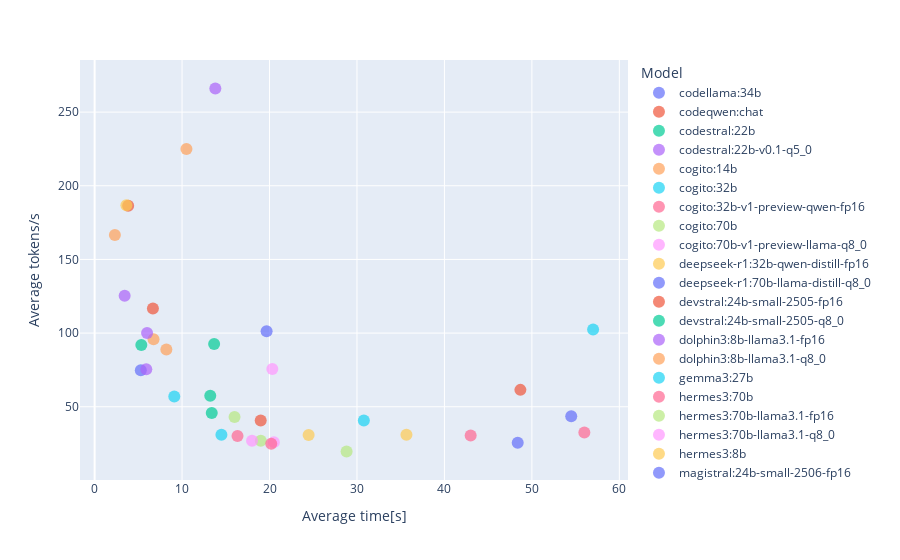

Write notebook code for a chart like this one.
### Markdown cell above
> *Note*: Java will almost always contain 'syntax-errors', due to its strict syntax rules. It will not compile if for instance a class is defined, but the file is not named after the class. This is not inheritently a problem with the model, but rather a limitation of syntax-checking the language itself.

### Code cell
# Plot of Average Time[s] and Average Tokens/s

fig = px.scatter(
    averaged_df,
    x='Average time[s]',
    y='Average tokens/s',
    hover_name='Model',
    color='Model',
)
fig.update_traces(marker=dict(size=12, opacity=0.7))
fig.show()
fig.write_html('results/avg_time_tokens.html')

### Figure 1 — Plotly figure (JSON) as saved in the notebook; plotly's stock layout.template omitted (floating-point values rounded to 4 significant figures)
{"data": [{"hovertemplate": "<b>%{hovertext}</b><br><br>Model=codellama:34b<br>Average time[s]=%{x}<br>Average tokens/s=%{y}<extra></extra>", "hovertext": ["codellama:34b"], "legendgroup": "codellama:34b", "marker": {"color": "#636efa", "opacity": 0.7, "size": 12, "symbol": "circle"}, "mode": "markers", "name": "codellama:34b", "orientation": "v", "showlegend": true, "type": "scatter", "x": [5.282], "xaxis": "x", "y": [74.76], "yaxis": "y"}, {"hovertemplate": "<b>%{hovertext}</b><br><br>Model=codeqwen:chat<br>Average time[s]=%{x}<br>Average tokens/s=%{y}<extra></extra>", "hovertext": ["codeqwen:chat"], "legendgroup": "codeqwen:chat", "marker": {"color": "#EF553B", "opacity": 0.7, "size": 12, "symbol": "circle"}, "mode": "markers", "name": "codeqwen:chat", "orientation": "v", "showlegend": true, "type": "scatter", "x": [3.837], "xaxis": "x", "y": [186.4], "yaxis": "y"}, {"hovertemplate": "<b>%{hovertext}</b><br><br>Model=codestral:22b<br>Average time[s]=%{x}<br>Average tokens/s=%{y}<extra></extra>", "hovertext": ["codestral:22b"], "legendgroup": "codestral:22b", "marker": {"color": "#00cc96", "opacity": 0.7, "size": 12, "symbol": "circle"}, "mode": "markers", "name": "codestral:22b", "orientation": "v", "showlegend": true, "type": "scatter", "x": [5.342], "xaxis": "x", "y": [91.9], "yaxis": "y"}, {"hovertemplate": "<b>%{hovertext}</b><br><br>Model=codestral:22b-v0.1-q5_0<br>Average time[s]=%{x}<br>Average tokens/s=%{y}<extra></extra>", "hovertext": ["codestral:22b-v0.1-q5_0"], "legendgroup": "codestral:22b-v0.1-q5_0", "marker": {"color": "#ab63fa", "opacity": 0.7, "size": 12, "symbol": "circle"}, "mode": "markers", "name": "codestral:22b-v0.1-q5_0", "orientation": "v", "showlegend": true, "type": "scatter", "x": [5.907], "xaxis": "x", "y": [75.44], "yaxis": "y"}, {"hovertemplate": "<b>%{hovertext}</b><br><br>Model=cogito:14b<br>Average time[s]=%{x}<br>Average tokens/s=%{y}<extra></extra>", "hovertext": ["cogito:14b"], "legendgroup": "cogito:14b", "marker": {"color": "#FFA15A", "opacity": 0.7, "size": 12, "symbol": "circle"}, "mode": "markers", "name": "cogito:14b", "orientation": "v", "showlegend": true, "type": "scatter", "x": [6.738], "xaxis": "x", "y": [95.76], "yaxis": "y"}, {"hovertemplate": "<b>%{hovertext}</b><br><br>Model=cogito:32b<br>Average time[s]=%{x}<br>Average tokens/s=%{y}<extra></extra>", "hovertext": ["cogito:32b"], "legendgroup": "cogito:32b", "marker": {"color": "#19d3f3", "opacity": 0.7, "size": 12, "symbol": "circle"}, "mode": "markers", "name": "cogito:32b", "orientation": "v", "showlegend": true, "type": "scatter", "x": [14.5], "xaxis": "x", "y": [31.0], "yaxis": "y"}, {"hovertemplate": "<b>%{hovertext}</b><br><br>Model=cogito:32b-v1-preview-qwen-fp16<br>Average time[s]=%{x}<br>Average tokens/s=%{y}<extra></extra>", "hovertext": ["cogito:32b-v1-preview-qwen-fp16"], "legendgroup": "cogito:32b-v1-preview-qwen-fp16", "marker": {"color": "#FF6692", "opacity": 0.7, "size": 12, "symbol": "circle"}, "mode": "markers", "name": "cogito:32b-v1-preview-qwen-fp16", "orientation": "v", "showlegend": true, "type": "scatter", "x": [16.34], "xaxis": "x", "y": [30.15], "yaxis": "y"}, {"hovertemplate": "<b>%{hovertext}</b><br><br>Model=cogito:70b<br>Average time[s]=%{x}<br>Average tokens/s=%{y}<extra></extra>", "hovertext": ["cogito:70b"], "legendgroup": "cogito:70b", "marker": {"color": "#B6E880", "opacity": 0.7, "size": 12, "symbol": "circle"}, "mode": "markers", "name": "cogito:70b", "orientation": "v", "showlegend": true, "type": "scatter", "x": [19.0], "xaxis": "x", "y": [27.0], "yaxis": "y"}, {"hovertemplate": "<b>%{hovertext}</b><br><br>Model=cogito:70b-v1-preview-llama-q8_0<br>Average time[s]=%{x}<br>Average tokens/s=%{y}<extra></extra>", "hovertext": ["cogito:70b-v1-preview-llama-q8_0"], "legendgroup": "cogito:70b-v1-preview-llama-q8_0", "marker": {"color": "#FF97FF", "opacity": 0.7, "size": 12, "symbol": "circle"}, "mode": "markers", "name": "cogito:70b-v1-preview-llama-q8_0", "orientation": "v", "showlegend": true, "type": "scatter", "x": [20.5], "xaxis": "x", "y": [26.0], "yaxis": "y"}, {"hovertemplate": "<b>%{hovertext}</b><br><br>Model=deepseek-r1:32b-qwen-distill-fp16<br>Average time[s]=%{x}<br>Average tokens/s=%{y}<extra></extra>", "hovertext": ["deepseek-r1:32b-qwen-distill-fp16"], "legendgroup": "deepseek-r1:32b-qwen-distill-fp16", "marker": {"color": "#FECB52", "opacity": 0.7, "size": 12, "symbol": "circle"}, "mode": "markers", "name": "deepseek-r1:32b-qwen-distill-fp16", "orientation": "v", "showlegend": true, "type": "scatter", "x": [35.66], "xaxis": "x", "y": [31.03], "yaxis": "y"}, {"hovertemplate": "<b>%{hovertext}</b><br><br>Model=deepseek-r1:70b-llama-distill-q8_0<br>Average time[s]=%{x}<br>Average tokens/s=%{y}<extra></extra>", "hovertext": ["deepseek-r1:70b-llama-distill-q8_0"], "legendgroup": "deepseek-r1:70b-llama-distill-q8_0", "marker": {"color": "#636efa", "opacity": 0.7, "size": 12, "symbol": "circle"}, "mode": "markers", "name": "deepseek-r1:70b-llama-distill-q8_0", "orientation": "v", "showlegend": true, "type": "scatter", "x": [48.38], "xaxis": "x", "y": [25.58], "yaxis": "y"}, {"hovertemplate": "<b>%{hovertext}</b><br><br>Model=devstral:24b-small-2505-fp16<br>Average time[s]=%{x}<br>Average tokens/s=%{y}<extra></extra>", "hovertext": ["devstral:24b-small-2505-fp16"], "legendgroup": "devstral:24b-small-2505-fp16", "marker": {"color": "#EF553B", "opacity": 0.7, "size": 12, "symbol": "circle"}, "mode": "markers", "name": "devstral:24b-small-2505-fp16", "orientation": "v", "showlegend": true, "type": "scatter", "x": [18.99], "xaxis": "x", "y": [40.6], "yaxis": "y"}, {"hovertemplate": "<b>%{hovertext}</b><br><br>Model=devstral:24b-small-2505-q8_0<br>Average time[s]=%{x}<br>Average tokens/s=%{y}<extra></extra>", "hovertext": ["devstral:24b-small-2505-q8_0"], "legendgroup": "devstral:24b-small-2505-q8_0", "marker": {"color": "#00cc96", "opacity": 0.7, "size": 12, "symbol": "circle"}, "mode": "markers", "name": "devstral:24b-small-2505-q8_0", "orientation": "v", "showlegend": true, "type": "scatter", "x": [13.22], "xaxis": "x", "y": [57.5], "yaxis": "y"}, {"hovertemplate": "<b>%{hovertext}</b><br><br>Model=dolphin3:8b-llama3.1-fp16<br>Average time[s]=%{x}<br>Average tokens/s=%{y}<extra></extra>", "hovertext": ["dolphin3:8b-llama3.1-fp16"], "legendgroup": "dolphin3:8b-llama3.1-fp16", "marker": {"color": "#ab63fa", "opacity": 0.7, "size": 12, "symbol": "circle"}, "mode": "markers", "name": "dolphin3:8b-llama3.1-fp16", "orientation": "v", "showlegend": true, "type": "scatter", "x": [3.436], "xaxis": "x", "y": [125.3], "yaxis": "y"}, {"hovertemplate": "<b>%{hovertext}</b><br><br>Model=dolphin3:8b-llama3.1-q8_0<br>Average time[s]=%{x}<br>Average tokens/s=%{y}<extra></extra>", "hovertext": ["dolphin3:8b-llama3.1-q8_0"], "legendgroup": "dolphin3:8b-llama3.1-q8_0", "marker": {"color": "#FFA15A", "opacity": 0.7, "size": 12, "symbol": "circle"}, "mode": "markers", "name": "dolphin3:8b-llama3.1-q8_0", "orientation": "v", "showlegend": true, "type": "scatter", "x": [2.32], "xaxis": "x", "y": [166.7], "yaxis": "y"}, {"hovertemplate": "<b>%{hovertext}</b><br><br>Model=gemma3:27b<br>Average time[s]=%{x}<br>Average tokens/s=%{y}<extra></extra>", "hovertext": ["gemma3:27b"], "legendgroup": "gemma3:27b", "marker": {"color": "#19d3f3", "opacity": 0.7, "size": 12, "symbol": "circle"}, "mode": "markers", "name": "gemma3:27b", "orientation": "v", "showlegend": true, "type": "scatter", "x": [30.78], "xaxis": "x", "y": [40.75], "yaxis": "y"}, {"hovertemplate": "<b>%{hovertext}</b><br><br>Model=hermes3:70b<br>Average time[s]=%{x}<br>Average tokens/s=%{y}<extra></extra>", "hovertext": ["hermes3:70b"], "legendgroup": "hermes3:70b", "marker": {"color": "#FF6692", "opacity": 0.7, "size": 12, "symbol": "circle"}, "mode": "markers", "name": "hermes3:70b", "orientation": "v", "showlegend": true, "type": "scatter", "x": [20.2], "xaxis": "x", "y": [24.89], "yaxis": "y"}, {"hovertemplate": "<b>%{hovertext}</b><br><br>Model=hermes3:70b-llama3.1-fp16<br>Average time[s]=%{x}<br>Average tokens/s=%{y}<extra></extra>", "hovertext": ["hermes3:70b-llama3.1-fp16"], "legendgroup": "hermes3:70b-llama3.1-fp16", "marker": {"color": "#B6E880", "opacity": 0.7, "size": 12, "symbol": "circle"}, "mode": "markers", "name": "hermes3:70b-llama3.1-fp16", "orientation": "v", "showlegend": true, "type": "scatter", "x": [28.81], "xaxis": "x", "y": [19.64], "yaxis": "y"}, {"hovertemplate": "<b>%{hovertext}</b><br><br>Model=hermes3:70b-llama3.1-q8_0<br>Average time[s]=%{x}<br>Average tokens/s=%{y}<extra></extra>", "hovertext": ["hermes3:70b-llama3.1-q8_0"], "legendgroup": "hermes3:70b-llama3.1-q8_0", "marker": {"color": "#FF97FF", "opacity": 0.7, "size": 12, "symbol": "circle"}, "mode": "markers", "name": "hermes3:70b-llama3.1-q8_0", "orientation": "v", "showlegend": true, "type": "scatter", "x": [18.0], "xaxis": "x", "y": [27.0], "yaxis": "y"}, {"hovertemplate": "<b>%{hovertext}</b><br><br>Model=hermes3:8b<br>Average time[s]=%{x}<br>Average tokens/s=%{y}<extra></extra>", "hovertext": ["hermes3:8b"], "legendgroup": "hermes3:8b", "marker": {"color": "#FECB52", "opacity": 0.7, "size": 12, "symbol": "circle"}, "mode": "markers", "name": "hermes3:8b", "orientation": "v", "showlegend": true, "type": "scatter", "x": [3.634], "xaxis": "x", "y": [186.8], "yaxis": "y"}, {"hovertemplate": "<b>%{hovertext}</b><br><br>Model=magistral:24b-small-2506-fp16<br>Average time[s]=%{x}<br>Average tokens/s=%{y}<extra></extra>", "hovertext": ["magistral:24b-small-2506-fp16"], "legendgroup": "magistral:24b-small-2506-fp16", "marker": {"color": "#636efa", "opacity": 0.7, "size": 12, "symbol": "circle"}, "mode": "markers", "name": "magistral:24b-small-2506-fp16", "orientation": "v", "showlegend": true, "type": "scatter", "x": [54.5], "xaxis": "x", "y": [43.5], "yaxis": "y"}, {"hovertemplate": "<b>%{hovertext}</b><br><br>Model=magistral:24b-small-2506-q8_0<br>Average time[s]=%{x}<br>Average tokens/s=%{y}<extra></extra>", "hovertext": ["magistral:24b-small-2506-q8_0"], "legendgroup": "magistral:24b-small-2506-q8_0", "marker": {"color": "#EF553B", "opacity": 0.7, "size": 12, "symbol": "circle"}, "mode": "markers", "name": "magistral:24b-small-2506-q8_0", "orientation": "v", "showlegend": true, "type": "scatter", "x": [48.69], "xaxis": "x", "y": [61.47], "yaxis": "y"}, {"hovertemplate": "<b>%{hovertext}</b><br><br>Model=mistral-small:24b-instruct-2501-fp16<br>Average time[s]=%{x}<br>Average tokens/s=%{y}<extra></extra>", "hovertext": ["mistral-small:24b-instruct-2501-fp16"], "legendgroup": "mistral-small:24b-instruct-2501-fp16", "marker": {"color": "#00cc96", "opacity": 0.7, "size": 12, "symbol": "circle"}, "mode": "markers", "name": "mistral-small:24b-instruct-2501-fp16", "orientation": "v", "showlegend": true, "type": "scatter", "x": [13.39], "xaxis": "x", "y": [45.72], "yaxis": "y"}, {"hovertemplate": "<b>%{hovertext}</b><br><br>Model=mixtral:8x7b<br>Average time[s]=%{x}<br>Average tokens/s=%{y}<extra></extra>", "hovertext": ["mixtral:8x7b"], "legendgroup": "mixtral:8x7b", "marker": {"color": "#ab63fa", "opacity": 0.7, "size": 12, "symbol": "circle"}, "mode": "markers", "name": "mixtral:8x7b", "orientation": "v", "showlegend": true, "type": "scatter", "x": [6.0], "xaxis": "x", "y": [100.0], "yaxis": "y"}, {"hovertemplate": "<b>%{hovertext}</b><br><br>Model=mixtral:8x7b-instruct-v0.1-q8_0<br>Average time[s]=%{x}<br>Average tokens/s=%{y}<extra></extra>", "hovertext": ["mixtral:8x7b-instruct-v0.1-q8_0"], "legendgroup": "mixtral:8x7b-instruct-v0.1-q8_0", "marker": {"color": "#FFA15A", "opacity": 0.7, "size": 12, "symbol": "circle"}, "mode": "markers", "name": "mixtral:8x7b-instruct-v0.1-q8_0", "orientation": "v", "showlegend": true, "type": "scatter", "x": [8.205], "xaxis": "x", "y": [88.8], "yaxis": "y"}, {"hovertemplate": "<b>%{hovertext}</b><br><br>Model=mixtral:v0.1<br>Average time[s]=%{x}<br>Average tokens/s=%{y}<extra></extra>", "hovertext": ["mixtral:v0.1"], "legendgroup": "mixtral:v0.1", "marker": {"color": "#19d3f3", "opacity": 0.7, "size": 12, "symbol": "circle"}, "mode": "markers", "name": "mixtral:v0.1", "orientation": "v", "showlegend": true, "type": "scatter", "x": [9.11], "xaxis": "x", "y": [57.01], "yaxis": "y"}, {"hovertemplate": "<b>%{hovertext}</b><br><br>Model=nhn-large:latest<br>Average time[s]=%{x}<br>Average tokens/s=%{y}<extra></extra>", "hovertext": ["nhn-large:latest"], "legendgroup": "nhn-large:latest", "marker": {"color": "#FF6692", "opacity": 0.7, "size": 12, "symbol": "circle"}, "mode": "markers", "name": "nhn-large:latest", "orientation": "v", "showlegend": true, "type": "scatter", "x": [43.0], "xaxis": "x", "y": [30.5], "yaxis": "y"}, {"hovertemplate": "<b>%{hovertext}</b><br><br>Model=nhn-medium:latest<br>Average time[s]=%{x}<br>Average tokens/s=%{y}<extra></extra>", "hovertext": ["nhn-medium:latest"], "legendgroup": "nhn-medium:latest", "marker": {"color": "#B6E880", "opacity": 0.7, "size": 12, "symbol": "circle"}, "mode": "markers", "name": "nhn-medium:latest", "orientation": "v", "showlegend": true, "type": "scatter", "x": [16.0], "xaxis": "x", "y": [43.0], "yaxis": "y"}, {"hovertemplate": "<b>%{hovertext}</b><br><br>Model=nhn-small:latest<br>Average time[s]=%{x}<br>Average tokens/s=%{y}<extra></extra>", "hovertext": ["nhn-small:latest"], "legendgroup": "nhn-small:latest", "marker": {"color": "#FF97FF", "opacity": 0.7, "size": 12, "symbol": "circle"}, "mode": "markers", "name": "nhn-small:latest", "orientation": "v", "showlegend": true, "type": "scatter", "x": [20.32], "xaxis": "x", "y": [75.59], "yaxis": "y"}, {"hovertemplate": "<b>%{hovertext}</b><br><br>Model=qwen2.5-coder:32b-instruct-fp16<br>Average time[s]=%{x}<br>Average tokens/s=%{y}<extra></extra>", "hovertext": ["qwen2.5-coder:32b-instruct-fp16"], "legendgroup": "qwen2.5-coder:32b-instruct-fp16", "marker": {"color": "#FECB52", "opacity": 0.7, "size": 12, "symbol": "circle"}, "mode": "markers", "name": "qwen2.5-coder:32b-instruct-fp16", "orientation": "v", "showlegend": true, "type": "scatter", "x": [24.47], "xaxis": "x", "y": [30.9], "yaxis": "y"}, {"hovertemplate": "<b>%{hovertext}</b><br><br>Model=qwen3-coder:30b-a3b-fp16<br>Average time[s]=%{x}<br>Average tokens/s=%{y}<extra></extra>", "hovertext": ["qwen3-coder:30b-a3b-fp16"], "legendgroup": "qwen3-coder:30b-a3b-fp16", "marker": {"color": "#636efa", "opacity": 0.7, "size": 12, "symbol": "circle"}, "mode": "markers", "name": "qwen3-coder:30b-a3b-fp16", "orientation": "v", "showlegend": true, "type": "scatter", "x": [19.67], "xaxis": "x", "y": [101.3], "yaxis": "y"}, {"hovertemplate": "<b>%{hovertext}</b><br><br>Model=qwen3-coder:30b-a3b-q4_K_M<br>Average time[s]=%{x}<br>Average tokens/s=%{y}<extra></extra>", "hovertext": ["qwen3-coder:30b-a3b-q4_K_M"], "legendgroup": "qwen3-coder:30b-a3b-q4_K_M", "marker": {"color": "#EF553B", "opacity": 0.7, "size": 12, "symbol": "circle"}, "mode": "markers", "name": "qwen3-coder:30b-a3b-q4_K_M", "orientation": "v", "showlegend": true, "type": "scatter", "x": [6.667], "xaxis": "x", "y": [116.7], "yaxis": "y"}, {"hovertemplate": "<b>%{hovertext}</b><br><br>Model=qwen3-coder:30b-a3b-q8_0<br>Average time[s]=%{x}<br>Average tokens/s=%{y}<extra></extra>", "hovertext": ["qwen3-coder:30b-a3b-q8_0"], "legendgroup": "qwen3-coder:30b-a3b-q8_0", "marker": {"color": "#00cc96", "opacity": 0.7, "size": 12, "symbol": "circle"}, "mode": "markers", "name": "qwen3-coder:30b-a3b-q8_0", "orientation": "v", "showlegend": true, "type": "scatter", "x": [13.67], "xaxis": "x", "y": [92.67], "yaxis": "y"}, {"hovertemplate": "<b>%{hovertext}</b><br><br>Model=qwen3:1.7b-fp16<br>Average time[s]=%{x}<br>Average tokens/s=%{y}<extra></extra>", "hovertext": ["qwen3:1.7b-fp16"], "legendgroup": "qwen3:1.7b-fp16", "marker": {"color": "#ab63fa", "opacity": 0.7, "size": 12, "symbol": "circle"}, "mode": "markers", "name": "qwen3:1.7b-fp16", "orientation": "v", "showlegend": true, "type": "scatter", "x": [13.8], "xaxis": "x", "y": [266.0], "yaxis": "y"}, {"hovertemplate": "<b>%{hovertext}</b><br><br>Model=qwen3:1.7b-q8_0<br>Average time[s]=%{x}<br>Average tokens/s=%{y}<extra></extra>", "hovertext": ["qwen3:1.7b-q8_0"], "legendgroup": "qwen3:1.7b-q8_0", "marker": {"color": "#FFA15A", "opacity": 0.7, "size": 12, "symbol": "circle"}, "mode": "markers", "name": "qwen3:1.7b-q8_0", "orientation": "v", "showlegend": true, "type": "scatter", "x": [10.5], "xaxis": "x", "y": [225.0], "yaxis": "y"}, {"hovertemplate": "<b>%{hovertext}</b><br><br>Model=qwen3:30b-a3b-fp16<br>Average time[s]=%{x}<br>Average tokens/s=%{y}<extra></extra>", "hovertext": ["qwen3:30b-a3b-fp16"], "legendgroup": "qwen3:30b-a3b-fp16", "marker": {"color": "#19d3f3", "opacity": 0.7, "size": 12, "symbol": "circle"}, "mode": "markers", "name": "qwen3:30b-a3b-fp16", "orientation": "v", "showlegend": true, "type": "scatter", "x": [57.0], "xaxis": "x", "y": [102.5], "yaxis": "y"}, {"hovertemplate": "<b>%{hovertext}</b><br><br>Model=qwen3:32b-fp16<br>Average time[s]=%{x}<br>Average tokens/s=%{y}<extra></extra>", "hovertext": ["qwen3:32b-fp16"], "legendgroup": "qwen3:32b-fp16", "marker": {"color": "#FF6692", "opacity": 0.7, "size": 12, "symbol": "circle"}, "mode": "markers", "name": "qwen3:32b-fp16", "orientation": "v", "showlegend": true, "type": "scatter", "x": [56.0], "xaxis": "x", "y": [32.5], "yaxis": "y"}], "layout": {"legend": {"title": {"text": "Model"}, "tracegroupgap": 0}, "margin": {"t": 60}, "xaxis": {"anchor": "y", "domain": [0, 1], "title": {"text": "Average time[s]"}}, "yaxis": {"anchor": "x", "domain": [0, 1], "title": {"text": "Average tokens/s"}}}}
